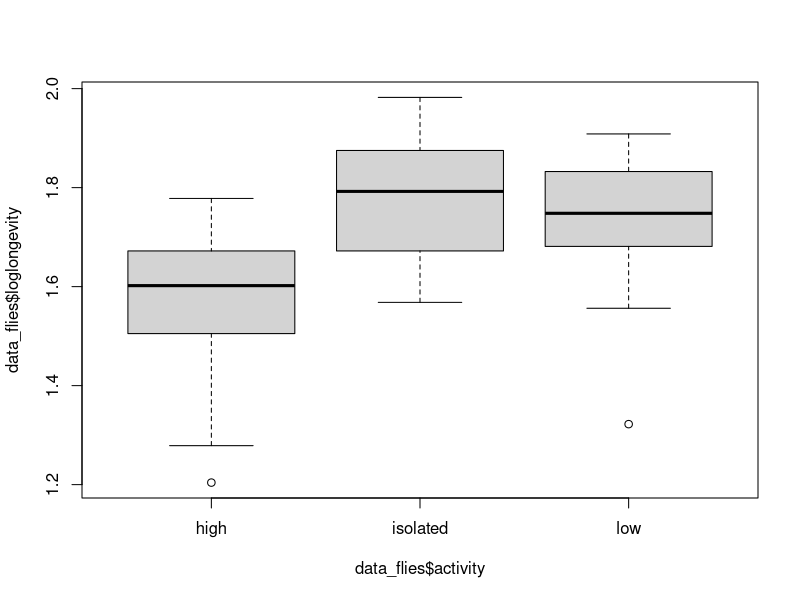
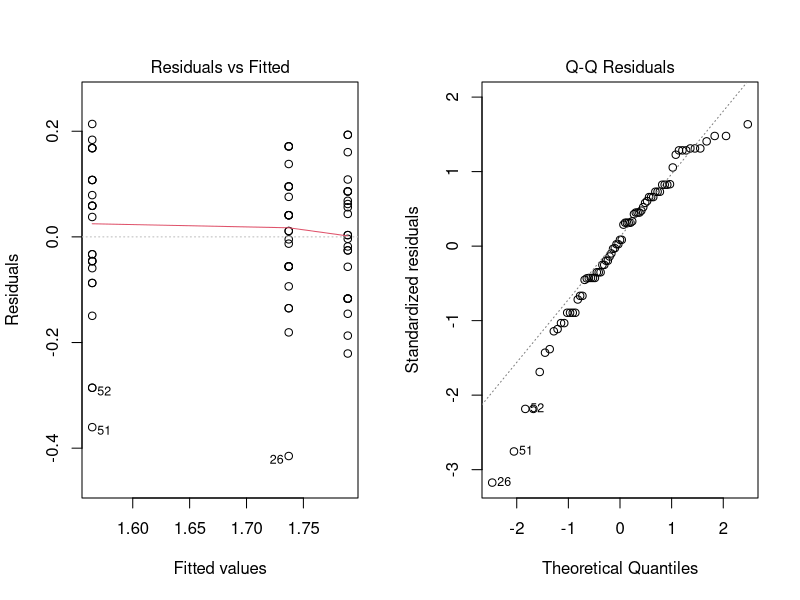
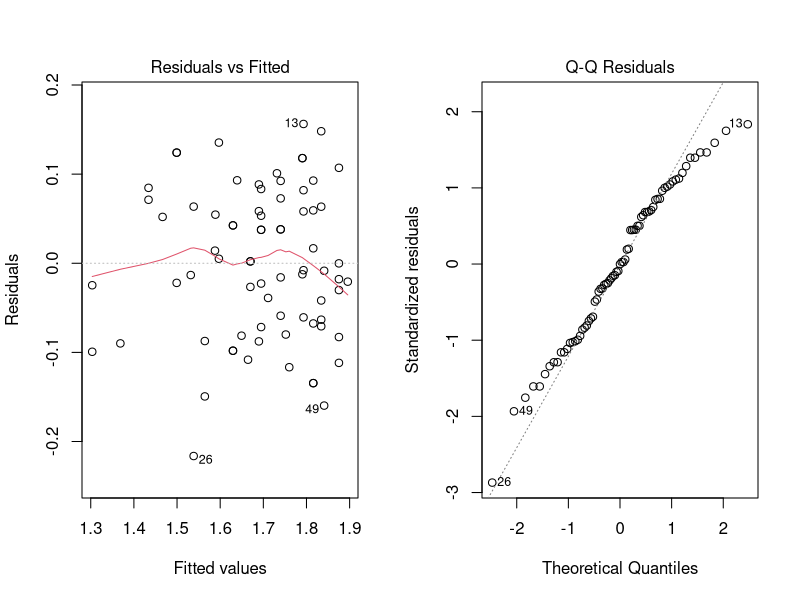
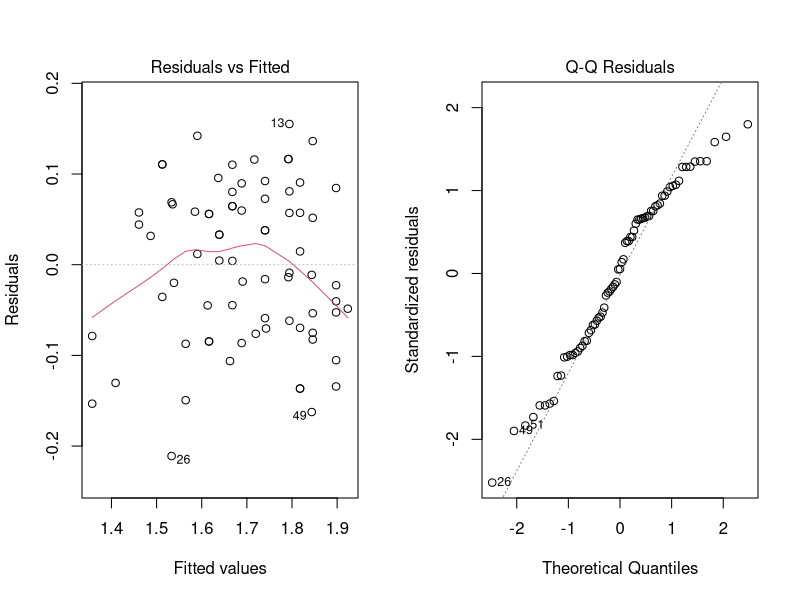
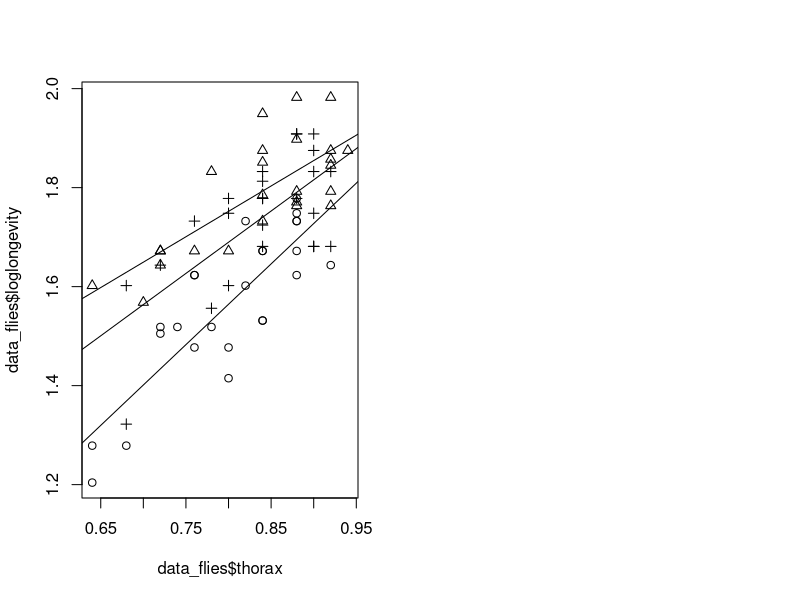
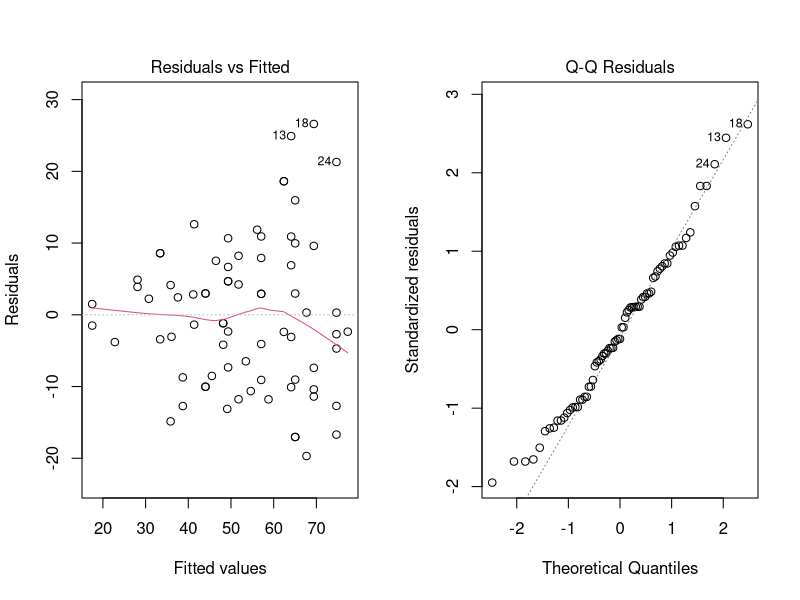
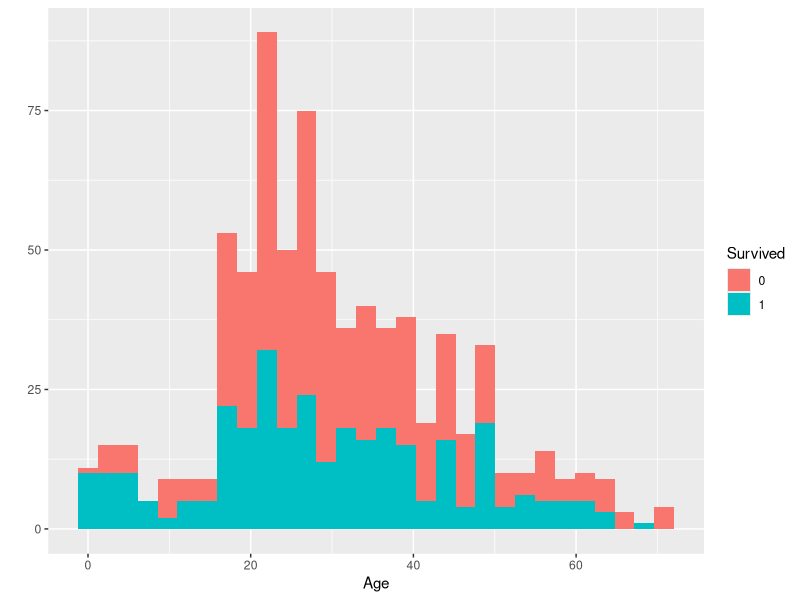
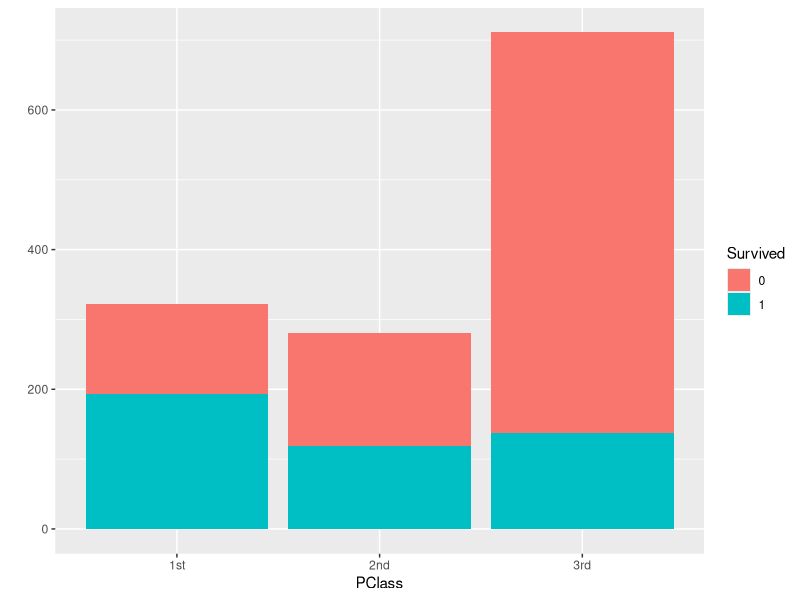

R code for these plots, in order:
## ---- chunk 1
library(tidyverse)
library(rstudioapi)
library(lme4)
library(car)

knitr::opts_chunk$set(echo = TRUE)
setwd(dirname(getActiveDocumentContext()$path))
# round numbers to 3 digits
options(digits = 3)
## ---- chunk 2
data_flies <- read.table(file="data/fruitflies.txt", header=TRUE)
data_flies$activity <- as.factor(data_flies$activity)
# add loglongevity
data_flies <- data_flies %>% mutate(loglongevity = log10(longevity))
# make informative plot - boxplot
plot(data_flies$loglongevity~data_flies$activity)
## ---- chunk 3
# perform test to see if sexual activity has an effect on longevity
model <- lm(loglongevity~activity, data = data_flies) # prepare model
par(mfrow=c(1,2)); plot(model, 1); plot(model, 2) # investigate normality
anova(model); summary(model)$coefficients
## ---- chunk 4
# perform ANCOVA with interaction analysis
model_interaction <- lm(loglongevity~thorax*activity, data = data_flies) # prepare model
par(mfrow=c(1,2)); plot(model_interaction , 1); plot(model_interaction , 2) # investigate normality
anova(model_interaction)
## ---- chunk 5
# perform additive ANCOVA analysis
model <- lm(loglongevity~thorax+activity, data = data_flies) # prepare model
par(mfrow=c(1,2)); plot(model , 1); plot(model , 2) # investigate normality
anova(model); table <- summary(model)$coefficients; table
# extract model's parameter
intercept <- table[,1][1]; beta <- table[,1][2]
alpha_high <- 0; alpha_low <- table[,1][4]
alpha_isolated <- table[,1][3]
# calculate mean thorax
mean_thorax <- mean(data_flies$thorax)
# calculate estimates
estimate_high <- 10**(intercept + alpha_high + beta * mean_thorax)
estimate_low <- 10**(intercept + alpha_low + beta * mean_thorax)
estimate_isolated <- 10**(intercept + alpha_isolated + beta * mean_thorax)
estimates <- c(estimate_isolated, estimate_low, estimate_high)
activity_levels <- unique(as.character(data_flies$activity))
knitr::kable(data.frame(Activity = activity_levels,
                           `Longevity estimate` = estimates),
             caption = "Longevity estimates for average thorax fruit fly")
## ---- chunk 6
plot(data_flies$loglongevity~data_flies$thorax,pch=unclass(data_flies$activity))
for (i in activity_levels) { 
  abline(lm(loglongevity~thorax
            ,data=data_flies[data_flies$activity==i,]))}
## ---- chunk 7
# perform additive ANCOVA analysis
model <- lm(longevity~thorax+activity, data = data_flies) # prepare model
anova(model); table <- summary(model)$coefficients; table
# extract model's parameter
intercept <- table[,1][1]; beta <- table[,1][2]
alpha_high <- 0; alpha_low <- table[,1][4]
alpha_isolated <- table[,1][3]
# calculate mean thorax
mean_thorax <- mean(data_flies$thorax)
# calculate estimates
estimate_high <- intercept + alpha_high + beta * mean_thorax
estimate_low <- intercept + alpha_low + beta * mean_thorax
estimate_isolated <- intercept + alpha_isolated + beta * mean_thorax
estimates <- c(estimate_isolated, estimate_low, estimate_high)
activity_levels <- unique(as.character(data_flies$activity))
knitr::kable(data.frame(Activity = activity_levels,
                           `Longevity estimate` = estimates),
             caption = "Longevity estimates for average thorax fruit fly")
## ---- chunk 8
par(mfrow=c(1,2)); plot(model , 1); plot(model , 2) # investigate normality
## ---- chunk 9

titanic <- read.table(file="data/titanic.txt", header=TRUE)
titanic$Survived = as.factor(titanic$Survived)
par(mfrow=c(1,3));qplot(x = Age, fill = Survived, data = titanic);qplot(x = PClass, fill = Survived, data = titanic);qplot(x = Sex,fill=Survived, data = titanic)
titanic <- read.table(file="data/titanic.txt", header=TRUE)
class_sex =  xtabs(~PClass+ Sex, data=titanic);class_sex
tot = xtabs(Survived ~ PClass + Sex, data=titanic);tot
round(tot/class_sex, 2)
## ---- chunk 10
# what to do with NAs?
titanic$PClass <- as.factor(titanic$PClass)
titanic$Sex <- as.factor(titanic$Sex)
logistic <- glm(Survived~PClass+Age+Sex, data = titanic, family = binomial)
summary(logistic)$coefficients
drop1(logistic,test="Chisq")
odds_male_example =  exp(3.7597 + 1 * -1.2920 + 0 * -2.5214 + 1 * -2.6314 + 25 * -0.0392)
odds_male_example
odds_female_example =  exp(3.7597 + 0 * -1.2920 + 0 * -2.5214 + 0 * -2.6314 + 25 * -0.0392)
odds_female_example
## ---- chunk 11
logistic_interaction <- glm(Survived~PClass*Age*Sex, data = titanic, family = binomial)
summary(logistic_interaction)$coefficients

# predict for 53 years and all PClass
classes <- as.character(unique(titanic$PClass))
sexes <- as.character(unique(titanic$Sex))
age <- 53
new_data <- expand.grid(PClass = classes, Sex = sexes, Age = age)
results <- predict(logistic, new_data, type="response")
final <- new_data %>% bind_cols(Survival = results)
knitr::kable(final)
## ---- chunk 12
new_model <- glm(Survived~PClass+Sex, data = titanic, family = binomial)
drop1(new_model,test="Chisq")
## ---- chunk 13
africa <- read.table(file="data/africa.txt", header=TRUE)
africa$pollib <- as.factor(africa$pollib)
poisson_model <- glm(miltcoup~oligarchy+pollib+parties+pctvote+popn+size+numelec+numregim,family=poisson,data=africa)
summary(poisson_model)
## ---- chunk 14
# For every summary the variable with the highest P-value was excluded
summary(glm(miltcoup~oligarchy+pollib+parties+pctvote+popn+size+
              numelec+numregim,family=poisson,data=africa)) # remove numelec

summary(glm(miltcoup~oligarchy+pollib+parties+pctvote+popn+size+
              numregim,family=poisson,data=africa)) # remove numregim

summary(glm(miltcoup~oligarchy+pollib+parties+pctvote+popn+size,
            family=poisson,data=africa)) # remove size

summary(glm(miltcoup~oligarchy+pollib+parties+pctvote+popn,
            family=poisson,data=africa)) # remove popn

summary(glm(miltcoup~oligarchy+pollib+parties+pctvote,
            family=poisson,data=africa)) # remove pctvote
## ---- chunk 15
final_poisson <- glm(miltcoup~oligarchy+pollib+parties,
                     family=poisson,data=africa) # final
summary(final_poisson)
## ---- chunk 16
# get average values
new_data <- africa %>% mutate_if(is.numeric, mean) %>% select(-pollib, -miltcoup)
new_data <- new_data[1,]
avg_oligarchy <- new_data$oligarchy; avg_parties <- new_data$parties;
avg_pctvote <- new_data$pctvote; avg_popn <- new_data$popn;
avg_size <- new_data$size; avg_numelec <- new_data$numelec;
avg_numregim <- new_data$numregim

# get a list of political liberalization levels
pollib <- sort(as.character(unique(africa$pollib)))
new_data <- expand.grid(pollib = pollib, oligarchy = avg_oligarchy,
                        parties = avg_parties, pctvote = avg_pctvote,
                        popn = avg_popn, size = avg_size,
                        numelec = avg_numelec, numregim = avg_numregim)

new_data_reduced <- expand.grid(pollib = pollib, oligarchy = avg_oligarchy,
                        parties = avg_parties)

# full model
results <- predict(poisson_model, new_data, type="response")
final <- new_data %>% bind_cols(Prediction = results)
knitr::kable(final, caption = "Predictions with the full model")

# reduced model
results <- predict(final_poisson, new_data_reduced, type="response")
final <- new_data_reduced %>% bind_cols(Prediction = results)
knitr::kable(final, caption = "Predictions with the reduced model")
